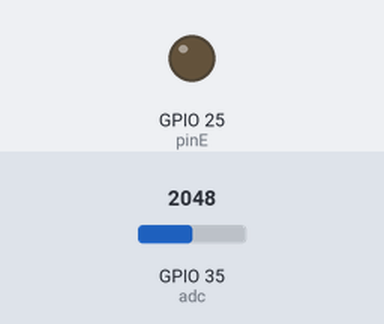
The program below on a simulated ESP32 board running MicroPython. On the bench: output pins drawn as LEDs (lit = HIGH). The inputs (shaded band) are chosen by the test bench; at power-on: GPIO 35 (adc) = 2048 (analog values on the 0–4095 scale). What the program prints to the serial console is not drawn. At 0.2 s the program stops and its outputs stay as they are.

Above: at 0.3 s.
Timing chart, 0 to 1.7 s (numbered marks = the images above):
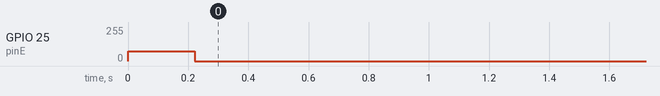

Measured:
- by itself, GPIO 25 (pinE): 0/255 → 75/255 at 0.00 s, → 0/255 0.22 s later

The program:

condensateur_charge_2.py
```python
# Probleme saturation ADC.
# Solution DAC comme tension de charge !!!

from machine import ADC, DAC, Pin
from time import sleep_ms

pinE = DAC(Pin(25))
adc = ADC(Pin(35))
#adc.atten(ADC.ATTN_11DB)
#adc.width(ADC.WIDTH_12BIT)

pinE.write(75)

for i in range(100) :
    N = adc.read()
    print(i, ";", N)
    sleep_ms(2)

pinE.write(0)

# 10 bit > 975
# 12 bit > 3900
#adc.deinit()
```
